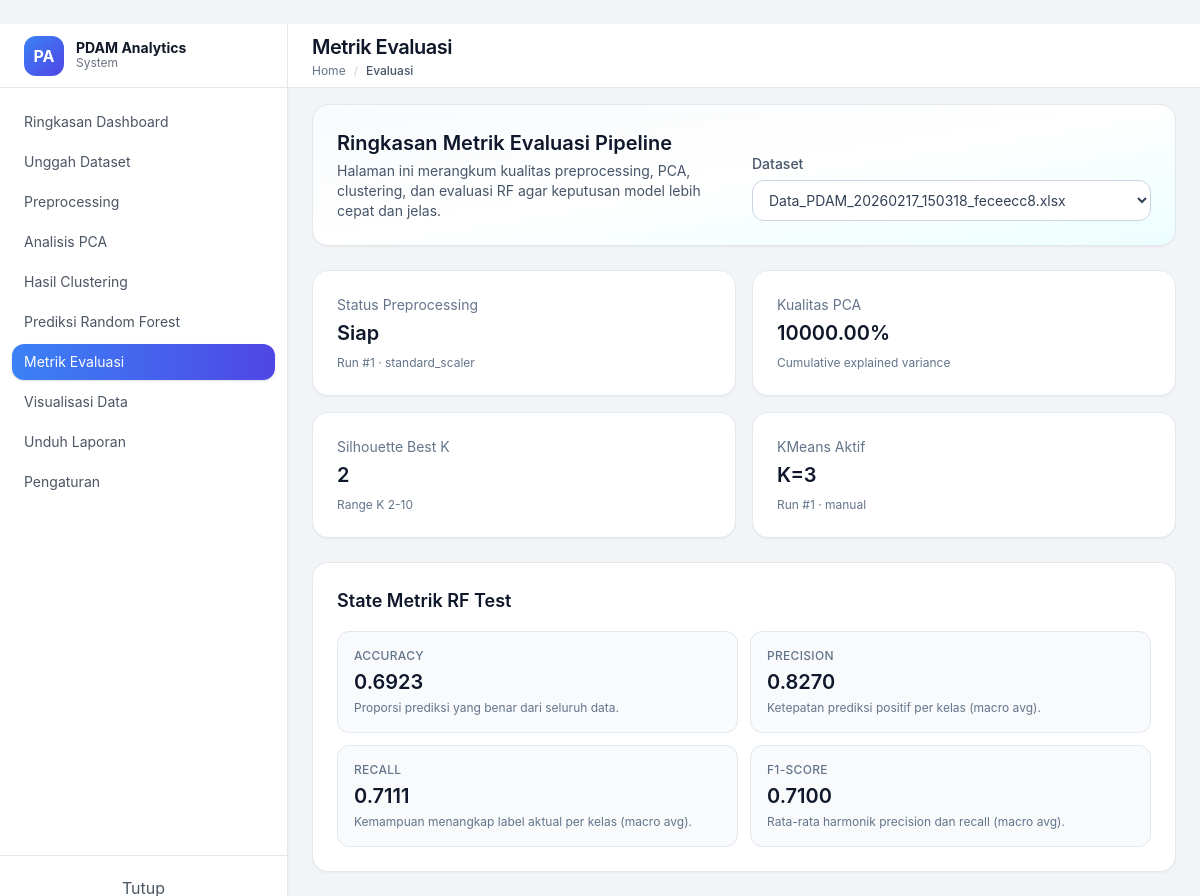
/evaluasi?dataset_id=1, run on the app's committed database.
### models/pipeline_models.py (models this page shows)
class PreprocessRun(db.Model):
    __tablename__ = "preprocess_runs"
    id = db.Column(db.Integer, primary_key=True)
    dataset_id = db.Column(db.Integer, db.ForeignKey("datasets.id"), nullable=False, index=True)
    method = db.Column(db.String(50), default="standard_scaler")
    feature_columns = db.Column(db.JSON, nullable=False)        # list kolom yg distandarisasi
    imputation_strategy = db.Column(db.String(50), nullable=True)
    scaler_params = db.Column(db.JSON, nullable=True)           # mean/scale (opsional)
    output_path = db.Column(db.String(500), nullable=True)      # path output excel
    created_at = db.Column(db.DateTime, default=datetime.utcnow)
    status = db.Column(db.String(20), default="success")        # success/failed
    error_message = db.Column(db.Text, nullable=True)
    pca_runs = db.relationship(
        "PCARun", backref="preprocess_run", lazy=True, cascade="all, delete-orphan"
    )

class PCARun(db.Model):
    __tablename__ = "pca_runs"
    id = db.Column(db.Integer, primary_key=True)
    preprocess_run_id = db.Column(db.Integer, db.ForeignKey("preprocess_runs.id"), nullable=False, index=True)
    method = db.Column(db.String(20), default="correlation")  # correlation/covariance
    n_components_total = db.Column(db.Integer, default=9)
    selected_components = db.Column(db.JSON, nullable=True)   # misal [1,2,3,4]
    eigenvalues = db.Column(db.JSON, nullable=True)
    explained_variance = db.Column(db.JSON, nullable=True)
    cumulative_variance = db.Column(db.JSON, nullable=True)
    output_path = db.Column(db.String(500), nullable=True)
    created_at = db.Column(db.DateTime, default=datetime.utcnow)
    status = db.Column(db.String(20), default="success")
    error_message = db.Column(db.Text, nullable=True)
    silhouette_runs = db.relationship(
        "SilhouetteRun", backref="pca_run", lazy=True, cascade="all, delete-orphan"
    )
    kmeans_runs = db.relationship(
        "KMeansRun", backref="pca_run", lazy=True, cascade="all, delete-orphan"
    )

class SilhouetteRun(db.Model):
    __tablename__ = "silhouette_runs"
    id = db.Column(db.Integer, primary_key=True)
    pca_run_id = db.Column(db.Integer, db.ForeignKey("pca_runs.id"), nullable=False, index=True)
    k_min = db.Column(db.Integer, default=2)
    k_max = db.Column(db.Integer, default=10)
    scores_by_k = db.Column(db.JSON, nullable=False)
    best_k = db.Column(db.Integer, nullable=True)
    created_at = db.Column(db.DateTime, default=datetime.utcnow)
    status = db.Column(db.String(20), default="success")
    error_message = db.Column(db.Text, nullable=True)

class KMeansRun(db.Model):
    __tablename__ = "kmeans_runs"
    id = db.Column(db.Integer, primary_key=True)
    pca_run_id = db.Column(db.Integer, db.ForeignKey("pca_runs.id"), nullable=False, index=True)
    k = db.Column(db.Integer, nullable=False)
    init_method = db.Column(db.String(20), default="k-means++")  # manual / k-means++
    init_rows = db.Column(db.JSON, nullable=True)                 # misal [306,141,234] jika manual
    n_init = db.Column(db.Integer, default=10)
    max_iter = db.Column(db.Integer, default=300)
    random_state = db.Column(db.Integer, default=42)
    centroids_final = db.Column(db.JSON, nullable=True)
    counts_by_cluster = db.Column(db.JSON, nullable=True)
    output_path = db.Column(db.String(500), nullable=True)
    n_iter = db.Column(db.Integer, nullable=True)
    iterations_log = db.Column(db.JSON, nullable=True)           # list iter log
    labels_by_iteration = db.Column(db.JSON, nullable=True)      # list[iter][row] = "C1"
    centroids_by_iteration = db.Column(db.JSON, nullable=True)   # list[iter][k][d]
    created_at = db.Column(db.DateTime, default=datetime.utcnow)
    status = db.Column(db.String(20), default="success")
    error_message = db.Column(db.Text, nullable=True)
    data_splits = db.relationship(
        "DataSplit", backref="kmeans_run", lazy=True, cascade="all, delete-orphan"
    )
    rf_evaluations = db.relationship(
        "RFEvaluation", backref="kmeans_run", lazy=True, cascade="all, delete-orphan"
    )

class RFEvaluation(db.Model):
    __tablename__ = "rf_evaluations"
    id = db.Column(db.Integer, primary_key=True)
    kmeans_run_id = db.Column(db.Integer, db.ForeignKey("kmeans_runs.id"), nullable=False, index=True)
    ruleset_id = db.Column(db.Integer, db.ForeignKey("rf_rulesets.id"), nullable=False, index=True)
    split_type = db.Column(db.String(10), nullable=False)   # train/test
    input_path = db.Column(db.String(500), nullable=False)
    classification_report = db.Column(db.JSON, nullable=False)
    accuracy = db.Column(db.Float, nullable=True)
    macro_f1 = db.Column(db.Float, nullable=True)
    output_path = db.Column(db.String(500), nullable=True)
    created_at = db.Column(db.DateTime, default=datetime.utcnow)
    status = db.Column(db.String(20), default="success")
    error_message = db.Column(db.Text, nullable=True)

### app.py (the view)
@app.route("/evaluasi")
def evaluasi():
    datasets = Dataset.query.order_by(Dataset.uploaded_at.desc()).all()
    selected_dataset_id = request.args.get("dataset_id", type=int)
    selected_dataset = None
    preprocess_run = None
    pca_run = None
    silhouette_run = None
    kmeans_run = None
    rf_eval_train = None
    rf_eval_test = None
    rf_train_metrics = None
    rf_test_metrics = None
    confusion_train = None
    confusion_test = None
    if selected_dataset_id:
        selected_dataset = Dataset.query.get(selected_dataset_id)
        preprocess_run = (
            PreprocessRun.query
            .filter_by(dataset_id=selected_dataset_id, status="success")
            .order_by(PreprocessRun.created_at.desc())
            .first()
        )
        if preprocess_run:
            pca_run = (
                PCARun.query
                .filter_by(preprocess_run_id=preprocess_run.id, status="success")
                .order_by(PCARun.created_at.desc())
                .first()
            )
        if pca_run:
            silhouette_run = (
                SilhouetteRun.query
                .filter_by(pca_run_id=pca_run.id, status="success")
                .order_by(SilhouetteRun.created_at.desc())
                .first()
            )
            kmeans_run = (
                KMeansRun.query
                .filter_by(pca_run_id=pca_run.id, status="success")
                .order_by(KMeansRun.created_at.desc())
                .first()
            )
        if kmeans_run:
            rf_eval_train = (
                RFEvaluation.query
                .filter_by(kmeans_run_id=kmeans_run.id, split_type="train", status="success")
                .order_by(RFEvaluation.created_at.desc())
                .first()
            )
            rf_eval_test = (
                RFEvaluation.query
                .filter_by(kmeans_run_id=kmeans_run.id, split_type="test", status="success")
                .order_by(RFEvaluation.created_at.desc())
                .first()
            )
        rf_train_metrics = _extract_rf_metrics(rf_eval_train)
        rf_test_metrics = _extract_rf_metrics(rf_eval_test)
        confusion_train = _build_confusion_matrix(rf_eval_train)
        confusion_test = _build_confusion_matrix(rf_eval_test)
    return render_template(
        "pages/evaluasi.html",
        datasets=datasets,
        selected_dataset_id=selected_dataset_id,
        selected_dataset=selected_dataset,
        preprocess_run=preprocess_run,
        pca_run=pca_run,
        silhouette_run=silhouette_run,
        kmeans_run=kmeans_run,
        rf_eval_train=rf_eval_train,
        rf_eval_test=rf_eval_test,
        rf_train_metrics=rf_train_metrics,
        rf_test_metrics=rf_test_metrics,
        confusion_train=confusion_train,
        confusion_test=confusion_test,
    )

### app.py (called while the page is built, shortened)
def _extract_rf_metrics(eval_obj):
    if not eval_obj:
        return None
    rep = eval_obj.classification_report or {}
    macro = rep.get("macro avg", {}) if isinstance(rep, dict) else {}
    return {
        "accuracy": eval_obj.accuracy,
        "precision": macro.get("precision"),
        "recall": macro.get("recall"),
        "f1_score": macro.get("f1-score"),
    }

def _build_confusion_matrix(eval_obj):
    if not eval_obj or not eval_obj.output_path or not os.path.exists(eval_obj.output_path):
        return None

### templates/pages/evaluasi.html (shortened to what this page needs)
﻿{% extends "layouts.html" %}
{% block content %}
{% set card_cls = "rounded-2xl border border-slate-200 bg-white shadow-sm p-6" %}
{% set input_cls = "w-full rounded-xl border border-slate-300 bg-white px-3 py-2.5 text-sm text-slate-700 outline-none transition focus:border-cyan-500 focus:ring-2 focus:ring-cyan-100" %}
<div class="space-y-6">
    <section class="{{ card_cls }} bg-gradient-to-br from-slate-50 via-white to-cyan-50">
        <div class="grid grid-cols-1 gap-4 lg:grid-cols-2 lg:items-end">
            <div>
                <h2 class="text-xl font-semibold text-slate-900">Ringkasan Metrik Evaluasi Pipeline</h2>
                <p class="mt-1 text-sm text-slate-600">Halaman ini merangkum kualitas preprocessing, PCA, clustering, dan evaluasi RF agar keputusan model lebih cepat dan jelas.</p>
            </div>
            <div>
                <label class="mb-1.5 block text-sm font-medium text-slate-600">Dataset</label>
                <select name="dataset_id" class="{{ input_cls }}"
                        onchange="window.location='{{ url_for('evaluasi') }}?dataset_id=' + this.value;">
                    {% for d in datasets %}
                    <option value="{{ d.id }}" {% if selected_dataset_id == d.id %}selected{% endif %}>{{ d.filename }}</option>
                    {% endfor %}
                </select>
            </div>
        </div>
    </section>
    <section class="grid grid-cols-1 gap-4 md:grid-cols-2 xl:grid-cols-4">
        <div class="{{ card_cls }} p-5">
            <p class="text-sm text-slate-500">Status Preprocessing</p>
            <p class="mt-1 text-xl font-semibold text-slate-900">{{ 'Siap' if preprocess_run else 'Belum ada' }}</p>
            {% if preprocess_run %}
            <p class="mt-2 text-xs text-slate-500">Run #{{ preprocess_run.id }} &middot; {{ preprocess_run.method }}</p>
            {% endif %}
        </div>
        <div class="{{ card_cls }} p-5">
            <p class="text-sm text-slate-500">Kualitas PCA</p>
            <p class="mt-1 text-xl font-semibold text-slate-900">
                {% if pca_run and pca_run.cumulative_variance %}
                    {{ '%.2f'|format((pca_run.cumulative_variance[-1] or 0) * 100) }}%
                {% else %}
                    -
                {% endif %}
            </p>
            <p class="mt-2 text-xs text-slate-500">Cumulative explained variance</p>
        </div>
        <div class="{{ card_cls }} p-5">
            <p class="text-sm text-slate-500">Silhouette Best K</p>
            <p class="mt-1 text-xl font-semibold text-slate-900">{{ silhouette_run.best_k if silhouette_run else '-' }}</p>
            {% if silhouette_run %}
            <p class="mt-2 text-xs text-slate-500">Range K {{ silhouette_run.k_min }}-{{ silhouette_run.k_max }}</p>
            {% endif %}
        </div>
        <div class="{{ card_cls }} p-5">
            <p class="text-sm text-slate-500">KMeans Aktif</p>
            <p class="mt-1 text-xl font-semibold text-slate-900">{% if kmeans_run %}K={{ kmeans_run.k }}{% else %}-{% endif %}</p>
            {% if kmeans_run %}
            <p class="mt-2 text-xs text-slate-500">Run #{{ kmeans_run.id }} &middot; {{ kmeans_run.init_method }}</p>
            {% endif %}
        </div>
    </section>
    {% if rf_test_metrics or rf_train_metrics %}
    <section class="grid grid-cols-1 gap-6 xl:grid-cols-2">
        {% for split_name, metrics in [('Test', rf_test_metrics), ('Train', rf_train_metrics)] %}
        {% if metrics %}
        <article class="{{ card_cls }}">
            <h3 class="mb-4 text-lg font-semibold text-slate-900">State Metrik RF {{ split_name }}</h3>
            <div class="grid grid-cols-1 gap-3 sm:grid-cols-2">
                <div class="rounded-xl border border-slate-200 bg-slate-50 p-4">
                    <p class="text-xs font-medium uppercase tracking-wide text-slate-500">Accuracy</p>
                    <p class="mt-1 text-xl font-semibold text-slate-900">{{ '%.4f'|format(metrics.accuracy or 0) }}</p>
                    <p class="mt-1 text-xs text-slate-500">Proporsi prediksi yang benar dari seluruh data.</p>
                </div>
                <div class="rounded-xl border border-slate-200 bg-slate-50 p-4">
                    <p class="text-xs font-medium uppercase tracking-wide text-slate-500">Precision</p>
                    <p class="mt-1 text-xl font-semibold text-slate-900">{{ '%.4f'|format(metrics.precision or 0) }}</p>
                    <p class="mt-1 text-xs text-slate-500">Ketepatan prediksi positif per kelas (macro avg).</p>
                </div>
                <div class="rounded-xl border border-slate-200 bg-slate-50 p-4">
                    <p class="text-xs font-medium uppercase tracking-wide text-slate-500">Recall</p>
                    <p class="mt-1 text-xl font-semibold text-slate-900">{{ '%.4f'|format(metrics.recall or 0) }}</p>
                    <p class="mt-1 text-xs text-slate-500">Kemampuan menangkap label aktual per kelas (macro avg).</p>
                </div>
                <div class="rounded-xl border border-slate-200 bg-slate-50 p-4">
                    <p class="text-xs font-medium uppercase tracking-wide text-slate-500">F1-Score</p>
                    <p class="mt-1 text-xl font-semibold text-slate-900">{{ '%.4f'|format(metrics.f1_score or 0) }}</p>
                    <p class="mt-1 text-xs text-slate-500">Rata-rata harmonik precision dan recall (macro avg).</p>
                </div>
            </div>
        </article>
        {% endif %}
        {% endfor %}
    </section>
    {% endif %}
    {% set final_acc = (rf_test_metrics.accuracy if rf_test_metrics else (rf_train_metrics.accuracy if rf_train_metrics else None)) %}
    {% set final_f1 = (rf_test_metrics.f1_score if rf_test_metrics else (rf_train_metrics.f1_score if rf_train_metrics else None)) %}
</div>
{% endblock %}

### templates/layouts.html (style rules this page uses)
body { font-family: 'Inter', sans-serif; }

### data on the page
PreprocessRun: id "1", method "standard_scaler"
PCARun: (pca_run.cumulative_variance[-1]or0)*100 "10000.00"
SilhouetteRun: best_k "2", k_min "2", k_max "10"
KMeansRun: k "3", id "1", init_method "manual"
RFEvaluation: accuracy "0.6923"

### other printed values
{{ final_title }} "Metrik Evaluasi"
{{ route_group }} "Evaluasi"
{{ 'Siap' if preprocess_run else 'Belum ada' }} "Siap"
{{ split_name }} "Test"
{{ '%.4f'|format(metrics.precision or 0) }} "0.8270"
{{ '%.4f'|format(metrics.recall or 0) }} "0.7111"
{{ '%.4f'|format(metrics.f1_score or 0) }} "0.7100"
form field dataset_id "Data_PDAM_20260217_150318_feceecc8.xlsx"
